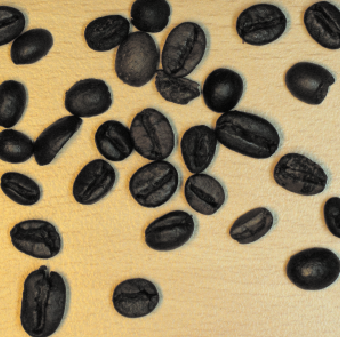
%> input picture material/code/visionbook/13MathMorph/images/coffee.png, 340 x 337 px
$ octave ulterosion_demo.m   (GNU Octave 9; MATLAB toolbox functions it lacks are replaced by stand-ins)
%> lines starting %> are read from the running program, lines starting %| are printed output that depends on the picture; in (x1, y1, x2, y2) boxes, pixels count from 0 and x2, y2 are one past the last pixel; in counts of white or black regions, pixels touching at a corner belong together; the program's own positions count from 1
### material/code/visionbook/matlab_code/misc/exportfig.m
function exportfig(varargin)
%EXPORTFIG  Export a figure to Encapsulated Postscript.
%   EXPORTFIG(H, FILENAME) writes the figure H to FILENAME.  H is
%   a figure handle and FILENAME is a string that specifies the
%   name of the output file.
%
%   EXPORTFIG(...,PARAM1,VAL1,PARAM2,VAL2,...) specifies
%   parameters that control various characteristics of the output
%   file.
%
%   Format Paramter:
%     'Format'  one of the strings 'eps','eps2','jpeg','png','preview'
%          specifies the output format. Defaults to 'eps'.
%          The output format 'preview' does not generate an output
%          file but instead creates a new figure window with a
%          preview of the exported figure. In this case the
%          FILENAME parameter is ignored.
%
%     'Preview' one of the strings 'none', 'tiff'
%          specifies a preview for EPS files. Defaults to 'none'.
%
%   Size Parameters:
%     'Width'   a positive scalar
%          specifies the width in the figure's PaperUnits
%     'Height'  a positive scalar
%          specifies the height in the figure's PaperUnits
%
%     Specifying only one dimension sets the other dimension
%     so that the exported aspect ratio is the same as the
%     figure's current aspect ratio.
%     If neither dimension is specified the size defaults to
%     the width and height from the figure's PaperPosition.
%
%   Rendering Parameters:
%     'Color'     one of the strings 'bw', 'gray', 'cmyk'
%         'bw'    specifies that lines and text are exported in
%                 black and all other objects in grayscale
%         'gray'  specifies that all objects are exported in grayscale
%         'cmyk'  specifies that all objects are exported in color
%                 using the CMYK color space
%     'Renderer'  one of the strings 'painters', 'zbuffer', 'opengl'
%         specifies the renderer to use
%     'Resolution'   a positive scalar
%         specifies the resolution in dots-per-inch.
%
%     The default color setting is 'bw'.
%
%   Font Parameters:
%     'FontMode'     one of the strings 'scaled', 'fixed'
%     'FontSize'     a positive scalar
%          in 'scaled' mode multiplies with the font size of each
%          text object to obtain the exported font size
%          in 'fixed' mode specifies the font size of all text
%          objects in points
%     'FontEncoding' one of the strings 'latin1', 'adobe'
%          specifies the character encoding of the font
%
%     If FontMode is 'scaled' but FontSize is not specified then a
%     scaling factor is computed from the ratio of the size of the
%     exported figure to the size of the actual figure. The minimum
%     font size allowed after scaling is 5 points.
%     If FontMode is 'fixed' but FontSize is not specified then the
%     exported font sizes of all text objects is 7 points.
%
%     The default 'FontMode' setting is 'scaled'.
%
%   Line Width Parameters:
%     'LineMode'     one of the strings 'scaled', 'fixed'
%     'LineWidth'    a positive scalar
%          the semantics of LineMode and LineWidth are exactly the
%          same as FontMode and FontSize, except that they apply
%          to line widths instead of font sizes. The minumum line
%          width allowed after scaling is 0.5 points.
%          If LineMode is 'fixed' but LineWidth is not specified
%          then the exported line width of all line objects is 1
%          point.
%
%   Examples:
%     exportfig(gcf,'fig1.eps','height',3);
%       Exports the current figure to the file named 'fig1.eps' with
%       a height of 3 inches (assuming the figure's PaperUnits is
%       inches) and an aspect ratio the same as the figure's aspect
%       ratio on screen.
%
%     exportfig(gcf, 'fig2.eps', 'FontMode', 'fixed',...
%                'FontSize', 10, 'color', 'cmyk' );
%       Exports the current figure to 'fig2.eps' in color with all
%       text in 10 point fonts. The size of the exported figure is
%       the figure's PaperPostion width and height.


if (nargin < 2)
  error('Too few input arguments');
end

% exportfig(H, filename, ...)
H = varargin{1};
if ~ishandle(H) | ~strcmp(get(H,'type'), 'figure')
  error('First argument must be a handle to a figure.');
end
filename = varargin{2};
if ~ischar(filename)
  error('Second argument must be a string.');
end
paramPairs = varargin(3:end);

% Do some validity checking on param-value pairs
if (rem(length(paramPairs),2) ~= 0)
  error(['Invalid input syntax. Optional parameters and values' ...
	 ' must be in pairs.']);
end

format = 'eps';
preview = 'none';
width = -1;
height = -1;
%color = 'bw';
color = 'cmyk';
fontsize = -1;
fontmode='scaled';
linewidth = -1;
linemode=[];
fontencoding = 'latin1';
renderer = [];
resolution = [];

% Process param-value pairs
args = {};
for k = 1:2:length(paramPairs)
  param = lower(paramPairs{k});
  if (~ischar(param))
    error('Optional parameter names must be strings');
  end
  value = paramPairs{k+1};

  switch (param)
   case 'format'
    format = value;
    if (~strcmp(format,{'eps','eps2','jpeg','png','preview'}))
      error(['Format must be ''eps'', ''eps2'', ''jpeg'', ''png'' or' ...
	     ' ''preview''.']);
    end
   case 'preview'
    preview = value;
    if (~strcmp(preview,{'none','tiff'}))
      error('Preview must be ''none'' or ''tiff''.');
    end
   case 'width'
    width = LocalToNum(value);
    if(~LocalIsPositiveScalar(width))
      error('Width must be a numeric scalar > 0');
    end
   case 'height'
    height = LocalToNum(value);
    if(~LocalIsPositiveScalar(height))
      error('Height must be a numeric scalar > 0');
    end
   case 'color'
    color = lower(value);
    if (~strcmp(color,{'bw','gray','cmyk'}))
      error('Color must be ''bw'', ''gray'' or ''cmyk''.');
    end
   case 'fontmode'
    fontmode = lower(value);
    if (~strcmp(fontmode,{'scaled','fixed'}))
      error('FontMode must be ''scaled'' or ''fixed''.');
    end
   case 'fontsize'
    fontsize = LocalToNum(value);
    if(~LocalIsPositiveScalar(fontsize))
      error('FontSize must be a numeric scalar > 0');
    end
   case 'fontencoding'
    fontencoding = lower(value);
    if (~strcmp(fontencoding,{'latin1','adobe'}))
      error('FontEncoding must be ''latin1'' or ''adobe''.');
    end
   case 'linemode'
    linemode = lower(value);
    if (~strcmp(linemode,{'scaled','fixed'}))
      error('LineMode must be ''scaled'' or ''fixed''.');
    end
   case 'linewidth'
    linewidth = LocalToNum(value);
    if(~LocalIsPositiveScalar(linewidth))
      error('LineWidth must be a numeric scalar > 0');
    end
   case 'renderer'
    renderer = lower(value);
    if (~strcmp(renderer,{'painters','zbuffer','opengl'}))
      error('Renderer must be ''painters'', ''zbuffer'' or ''opengl''.');
    end
   case 'resolution'
    resolution = LocalToNum(value);
    if ~(isnumeric(value) & (prod(size(value)) == 1) & (value >= 0));
      error('Resolution must be a numeric scalar >= 0');
    end
   otherwise
    error(['Unrecognized option ' param '.']);
  end
end

allLines  = findall(H, 'type', 'line');
allText   = findall(H, 'type', 'text');
allAxes   = findall(H, 'type', 'axes');
allImages = findall(H, 'type', 'image');
allLights = findall(H, 'type', 'light');
allPatch  = findall(H, 'type', 'patch');
allSurf   = findall(H, 'type', 'surface');
allRect   = findall(H, 'type', 'rectangle');
allFont   = [allText; allAxes];
allColor  = [allLines; allText; allAxes; allLights];
allMarker = [allLines; allPatch; allSurf];
allEdge   = [allPatch; allSurf];
allCData  = [allImages; allPatch; allSurf];

old.objs = {};
old.prop = {};
old.values = {};

% Process format and preview parameter
showPreview = strcmp(format,'preview');
if showPreview
  format = 'png';
  filename = [tempName '.png'];
end
if strncmp(format,'eps',3) & ~strcmp(preview,'none')
  args = {args{:}, ['-' preview]};
end

hadError = 0;
try
  % Process size parameters
  paperPos = get(H, 'PaperPosition');
  old = LocalPushOldData(old, H, 'PaperPosition', paperPos);
  figureUnits = get(H, 'Units');
  set(H, 'Units', get(H,'PaperUnits'));
  figurePos = get(H, 'Position');
  aspectRatio = figurePos(3)/figurePos(4);
  set(H, 'Units', figureUnits);
  if (width == -1) & (height == -1)
    width = paperPos(3);
    height = paperPos(4);
  elseif (width == -1)
    width = height * aspectRatio;
  elseif (height == -1)
    height = width / aspectRatio;
  end
  set(H, 'PaperPosition', [0 0 width height]);
  paperPosMode = get(H, 'PaperPositionMode');
  old = LocalPushOldData(old, H, 'PaperPositionMode', paperPosMode);
  set(H, 'PaperPositionMode', 'manual');

  % Process rendering parameters
  switch (color)
   case {'bw', 'gray'}
    if ~strcmp(color,'bw') & strncmp(format,'eps',3)
      format = [format 'c'];
    end
    args = {args{:}, ['-d' format]};

    %compute and set gray colormap
    oldcmap = get(H,'Colormap');
    newgrays = 0.30*oldcmap(:,1) + 0.59*oldcmap(:,2) + 0.11*oldcmap(:,3);
    newcmap = [newgrays newgrays newgrays];
    old = LocalPushOldData(old, H, 'Colormap', oldcmap);
    set(H, 'Colormap', newcmap);

    %compute and set ColorSpec and CData properties
    old = LocalUpdateColors(allColor, 'color', old);
    old = LocalUpdateColors(allAxes, 'xcolor', old);
    old = LocalUpdateColors(allAxes, 'ycolor', old);
    old = LocalUpdateColors(allAxes, 'zcolor', old);
    old = LocalUpdateColors(allMarker, 'MarkerEdgeColor', old);
    old = LocalUpdateColors(allMarker, 'MarkerFaceColor', old);
    old = LocalUpdateColors(allEdge, 'EdgeColor', old);
    old = LocalUpdateColors(allEdge, 'FaceColor', old);
    old = LocalUpdateColors(allCData, 'CData', old);

   case 'cmyk'
    if strncmp(format,'eps',3)
      format = [format 'c'];
      args = {args{:}, ['-d' format], '-cmyk'};
    else
      args = {args{:}, ['-d' format]};
    end
   otherwise
    error('Invalid Color parameter');
  end
  if (~isempty(renderer))
    args = {args{:}, ['-' renderer]};
  end
  if (~isempty(resolution)) | ~strncmp(format,'eps',3)
    if isempty(resolution)
      resolution = 0;
    end
    args = {args{:}, ['-r' int2str(resolution)]};
  end

  % Process font parameters
  if (~isempty(fontmode))
    oldfonts = LocalGetAsCell(allFont,'FontSize');
    switch (fontmode)
     case 'fixed'
      oldfontunits = LocalGetAsCell(allFont,'FontUnits');
      old = LocalPushOldData(old, allFont, {'FontUnits'}, oldfontunits);
      set(allFont,'FontUnits','points');
      if (fontsize == -1)
	set(allFont,'FontSize',7);
      else
	set(allFont,'FontSize',fontsize);
      end
     case 'scaled'
      if (fontsize == -1)
	wscale = width/figurePos(3);
	hscale = height/figurePos(4);
	scale = min(wscale, hscale);
      else
	scale = fontsize;
      end
      newfonts = LocalScale(oldfonts,scale,5);
      set(allFont,{'FontSize'},newfonts);
     otherwise
      error('Invalid FontMode parameter');
    end
    % make sure we push the size after the units
    old = LocalPushOldData(old, allFont, {'FontSize'}, oldfonts);
  end
  if strcmp(fontencoding,'adobe') & strncmp(format,'eps',3)
    args = {args{:}, '-adobecset'};
  end

  % Process linewidth parameters
  if (~isempty(linemode))
    oldlines = LocalGetAsCell(allMarker,'LineWidth');
    old = LocalPushOldData(old, allMarker, {'LineWidth'}, oldlines);
    switch (linemode)
     case 'fixed'
      if (linewidth == -1)
	set(allMarker,'LineWidth',1);
      else
	set(allMarker,'LineWidth',linewidth);
      end
     case 'scaled'
      if (linewidth == -1)
	wscale = width/figurePos(3);
	hscale = height/figurePos(4);
	scale = min(wscale, hscale);
      else
	scale = linewidth;
      end
      newlines = LocalScale(oldlines, scale, 0.5);
      set(allMarker,{'LineWidth'},newlines);
     otherwise
      error('Invalid LineMode parameter');
    end
  end

  % Export
  print(H, filename, args{:});

catch
  hadError = 1;
end

% Restore figure settings
for n=1:length(old.objs)
  set(old.objs{n}, old.prop{n}, old.values{n});
end

if hadError
  error(deblank(lasterr));
end

% Show preview if requested
if showPreview
  X = imread(filename,'png');
  delete(filename);
  f = figure( 'Name', 'Preview', ...
	      'Menubar', 'none', ...
	      'NumberTitle', 'off', ...
	      'Visible', 'off');
  image(X);
  axis image;
  ax = findobj(f, 'type', 'axes');
  set(ax, 'Units', get(H,'PaperUnits'), ...
	  'Position', [0 0 width height], ...
	  'Visible', 'off');
  set(ax, 'Units', 'pixels');
  axesPos = get(ax,'Position');
  figPos = get(f,'Position');
  rootSize = get(0,'ScreenSize');
  figPos(3:4) = axesPos(3:4);
  if figPos(1) + figPos(3) > rootSize(3)
    figPos(1) = rootSize(3) - figPos(3) - 50;
  end
  if figPos(2) + figPos(4) > rootSize(4)
    figPos(2) = rootSize(4) - figPos(4) - 50;
  end
  set(f, 'Position',figPos, ...
	 'Visible', 'on');
end

%
%  Local Functions
%

function outData = LocalPushOldData(inData, objs, prop, values)
outData.objs = {inData.objs{:}, objs};
outData.prop = {inData.prop{:}, prop};
outData.values = {inData.values{:}, values};

function cellArray = LocalGetAsCell(fig,prop);
cellArray = get(fig,prop);
if (~isempty(cellArray)) & (~iscell(cellArray))
  cellArray = {cellArray};
end

function newArray = LocalScale(inArray, scale, minValue)
n = length(inArray);
newArray = cell(n,1);
for k=1:n
  newArray{k} = max(minValue,scale*inArray{k}(1));
end

% [76 lines left out: functions LocalMapToGray, LocalMapCData, LocalUpdateColors, LocalIsPositiveScalar, LocalToNum, not called in this run]

### material/code/visionbook/13MathMorph/ulterosion.m
function im_out = ulterosion(varargin)
% ULTEROSION Ultimate erosion: regional maxima of the distance transform
% CMP Vision Algorithms http://visionbook.felk.cvut.cz
%
% Function ulterosion performs ultimate erosion,
% This is usually used to extract markers from overlapping binary objects;
% it is found as a regional maximum of the distance function.
%
% Usage: im_out = ulterosion(im,method)
% Inputs:
%   im  [m x n]  Binary input image.
%   method  (default 'cityblock')  Method used to compute the
%   distance function. The options are 'cityblock',
%   'chessboard' or 'euclidean'.
% Outputs:
%   im_out  [m x n]  Ultimate erosion of im.
% See also: bwulterode.

%%%%%%%%%%%%%%%%%%%%%%%%%%%%%%%%%%%%%%%%%%%%%%
%%%%%%%%%%%%%%%%%%%%%%%%%%%%%%%%%%%%%%%%%%%%%%
im = varargin{1};

% handle the input variable r. If unspecified assign r = 4.
if nargin>1
  method = varargin{2};
else
  method = 'cityblock';
end

D = bwdist( 1-im, method );
figure(4); imshow(D,[]); colormap(jet)
exportfig(4,'output_images/ulterosion_distance.eps');

im_out = D - imreconstruct( D-1, D );
im_out = im_out > 0;
return

### material/code/visionbook/cmpviapath.m
function p = cmpviapath(rootpath,stprtoolbox)
% CMPVIAPATH Sets all necessary paths for cmpvia toolbox
%
% p = cmpviapath(rootpath);
%
% Input parameters:
% rootpath ... (optinoal) root path of the toolbox, defaults
%              to current working directory
% stprtoolbox... (optional) if set to 1, path to stprtoolbox is
%                added and the toolbox is initialized
%
% Output:
% p ... added path
%
% History:
% 2006-01-26 Tomas Svoboda: created based on a similar function
%            from Vojta Franc and Vaclav Hlavac patern recognition
%            toolbox
%
% $Id: cmpviapath.m 1181 2014-04-02 15:47:26Z svoboda $

if nargin<2
  stprtoolbox=0 ;
end ;

if nargin<1
  rootpath=pwd;
end

disp('Setting path for the CMPvia codes')
disp('cmpvia@cmp.felk.cvut.cz ---------')

% set path for UNIX
p = ['$:', ...
	 '$02Image:', ...
     '$03ImageMath:', ...
	 '$04DataStr:',...
	 '$05Preproc:',...
	 '$06Segm1:',...
	 '$07Segm2:',...
	 '$08ShapeRepr:',...
	 '$09ObjRec:',...
	 '$11Theory3D:',...
     '$14Compr:', ...
     '$15Texture:', ...
     '$16Motion:', ...
	 '$matlab_code/graphcut:',...
	 '$matlab_code/bsplines:',...
     '$matlab_code/misc:'
	 ];

if stprtoolbox,
  p = [ p, '$matlab_code/stprtool:' ] ;
end ;


p=translate(p,rootpath);

% adds path at the start
addpath(p);

% setup
if stprtoolbox,
  stprpath(translate('$/matlab_code/stprtool',rootpath)) ;
end ;

%--translate ---------------------------------------------------------
function p = translate(p,rootpath);
%TRANSLATE Translate unix path to platform specific path
%   TRANSLATE fixes up the path so that it's valid on non-UNIX platforms
%
% This function was derived from MathWork M-file "pathdef.m"

cname = computer;

% Look for PC
if strncmp(cname,'PC',2)
  p = strrep(p,'/','\');
  p = strrep(p,':',';');
  p = strrep(p,'$',[rootpath '\']);

% [12 lines of commented-out code are left out]
else
  p = strrep(p,'$',[rootpath '/']);
end

### material/code/visionbook/13MathMorph/ulterosion_demo.m
% ULTEROSION_DEMO Demo showing the usage of ultimate erosion
% CMP Vision Algorithms http://visionbook.felk.cvut.cz
% Example
%
% Ultimate erosion is applied on an image of coffee beans in
% order to find a marker for each bean.

addpath ../.;
cmpviapath('../.');
if (exist('output_images')~=7)
  mkdir('output_images');
end

ImageDir = 'images/' % directory containing the images

imcolor = imread( [ImageDir 'coffee.png'] );
%> imcolor is the input picture: size 337x340x3 uint8; mean R, G, B 148.3, 130.7, 96.1

figure(1); imshow(imcolor,[]);
exportfig(1,'output_images/ulterosion_original.eps');

im = rgb2gray(imcolor);
im = im < 75;
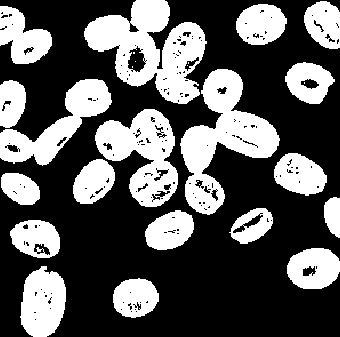
%> im: size 337x340 logical; 35.8% white; 26 white regions (7 under 20 px), largest, box (x1, y1, x2, y2) and area: (84, 0, 207, 104) 6605, (180, 69, 280, 215) 6042, (95, 109, 178, 207) 4332
figure(2);imshow(im,[]);colormap gray
exportfig(2,'output_images/ulterosion_thresholded.eps');

imInv = 1 - im; % inverted image
imMar = zeros( size(imInv) );  % markers are set on the image frame
imMar( 1:end, [1 size(imMar,2)] ) = 1;
%> imMar: size 337x340 double; values 0 (black) and 1 (white), 0.59% white in thin lines or dots
imMar( [1 size(imMar,1)], 1:end ) = 1;
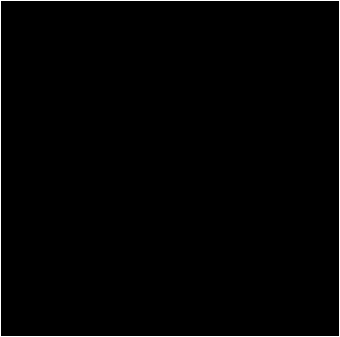
%> imMar: size 337x340 double; values 0 (black) and 1 (white), 1.2% white in thin lines or dots
imMar = double( imMar & imInv ); % conversion from logical to double is needed
%> imMar: size 337x340 double; values 0 (black) and 1 (white), 0.97% white in thin lines or dots
im = 1 - imreconstruct( imMar, imInv );
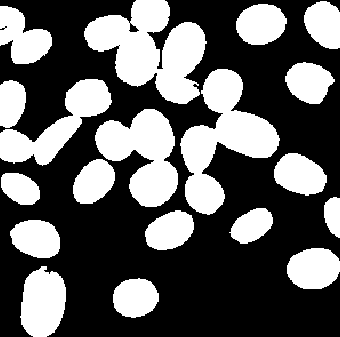
%> im: size 337x340 double; values 0 (black) and 1 (white), 37.7% white; 19 white regions, largest, box (x1, y1, x2, y2) and area: (84, 0, 207, 104) 7112, (180, 69, 280, 215) 6272, (95, 109, 178, 207) 4710

figure(3);imshow(im,[]);colormap gray
exportfig(3,'output_images/ulterosion_closed.eps');

im_out = ulterosion( im, 'cityblock' );
%> in ulterosion, `method = varargin{2};`: method = 'cityblock'
%> in ulterosion, `D = bwdist( 1-im, method );`:
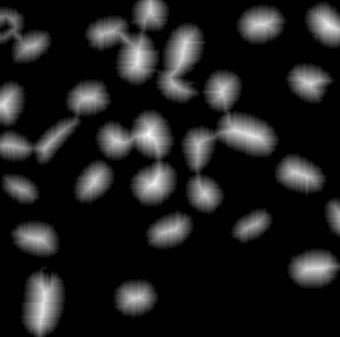
%> D: size 337x340 single; min 0, max 25, mean 3.1; drawn with min black and max white
%> in exportfig (call 4), `set(allFont,{'FontSize'},newfonts);`:
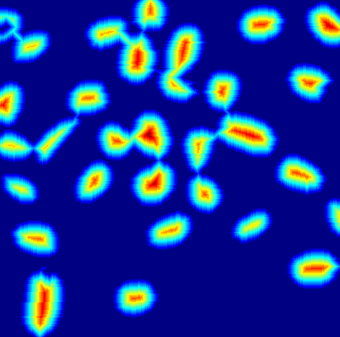
%> displayed picture: size 337x340x3, on the screen's scale of 0 to 255; mean R, G, B 22.3, 52.1, 151.4
%> in ulterosion, `im_out = D - imreconstruct( D-1, D );`: im_out: size 337x340 single; values 0 (black) and 1 (white), 0.21% white in thin lines or dots
%> in ulterosion, `im_out = im_out > 0;`: im_out: size 337x340 logical; 0.21% white in thin lines or dots

figure(5);imshow(im_out,[]);colormap gray
exportfig(5,'output_images/ulterosion_eroded.eps');

im_red = imcolor(:,:,1);
im_red( imdilate(im_out,strel('disk',3)) ) = 255;
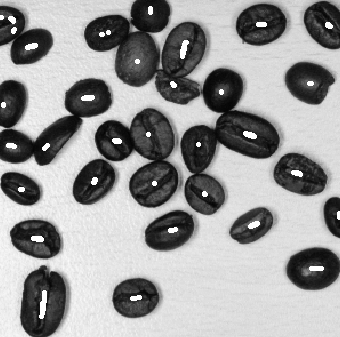
%> im_red: size 337x340 uint8; min 4, max 255, mean 151.2
imcolor(:,:,1) = im_red;
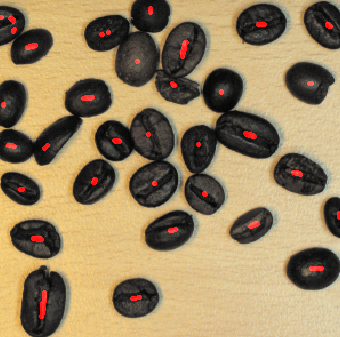
%> imcolor: size 337x340x3 uint8; 1.4% of pixels changed, all inside (x1, y1, x2, y2) = (0, 6, 340, 319)

figure(6);imshow(imcolor,[]);
exportfig(6,'output_images/ulterosion_superposed.eps');
